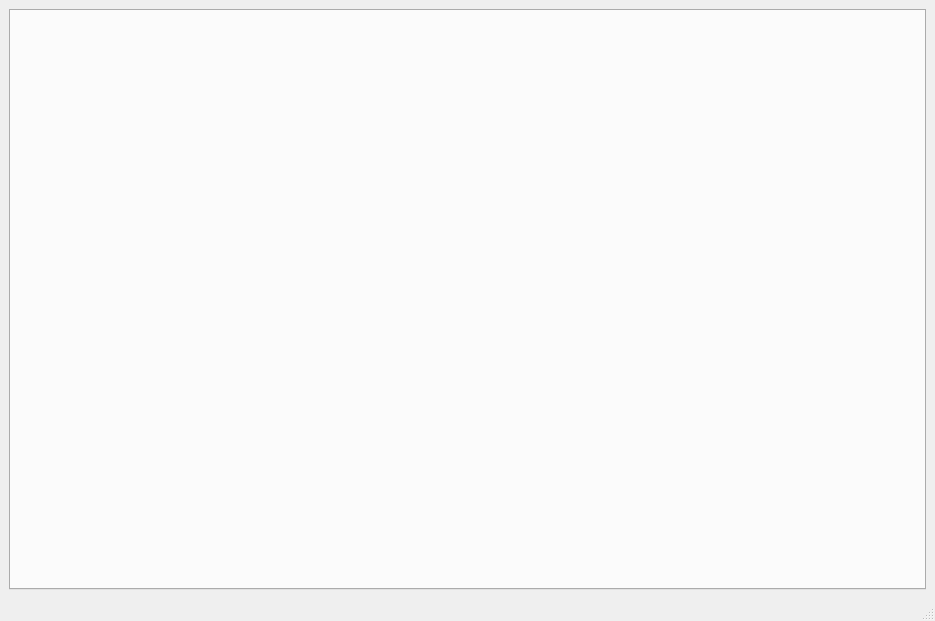
<?xml version="1.0" encoding="UTF-8"?>
<ui version="4.0">
 <class>MainWindow</class>
 <widget class="QMainWindow" name="MainWindow">
  <property name="geometry">
   <rect>
    <x>0</x>
    <y>0</y>
    <width>935</width>
    <height>621</height>
   </rect>
  </property>
  <property name="windowTitle">
   <string>Miasmata Advanced Configuration</string>
  </property>
  <widget class="QWidget" name="centralwidget">
   <layout class="QGridLayout" name="gridLayout">
    <item row="0" column="0">
     <widget class="QTabWidget" name="tabWidget">
      <property name="currentIndex">
       <number>-1</number>
      </property>
      <property name="tabsClosable">
       <bool>true</bool>
      </property>
     </widget>
    </item>
   </layout>
  </widget>
  <widget class="QMenuBar" name="menubar">
   <property name="geometry">
    <rect>
     <x>0</x>
     <y>0</y>
     <width>935</width>
     <height>26</height>
    </rect>
   </property>
  </widget>
  <widget class="QStatusBar" name="statusbar"/>
 </widget>
 <resources/>
 <connections/>
</ui>
